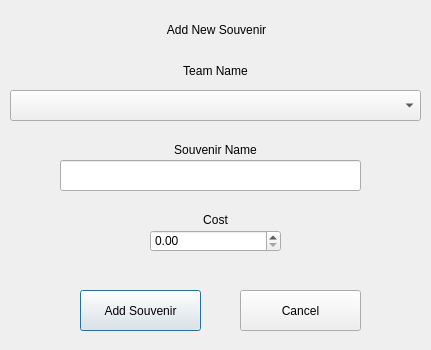
<?xml version="1.0" encoding="UTF-8"?>
<ui version="4.0">
 <class>addSouvenir</class>
 <widget class="QDialog" name="addSouvenir">
  <property name="geometry">
   <rect>
    <x>0</x>
    <y>0</y>
    <width>431</width>
    <height>350</height>
   </rect>
  </property>
  <property name="windowTitle">
   <string>Dialog</string>
  </property>
  <widget class="QWidget" name="widget_addSouvenir" native="true">
   <property name="geometry">
    <rect>
     <x>0</x>
     <y>0</y>
     <width>431</width>
     <height>491</height>
    </rect>
   </property>
   <property name="autoFillBackground">
    <bool>true</bool>
   </property>
   <widget class="QLabel" name="label">
    <property name="geometry">
     <rect>
      <x>6</x>
      <y>20</y>
      <width>421</width>
      <height>20</height>
     </rect>
    </property>
    <property name="text">
     <string>Add New Souvenir</string>
    </property>
    <property name="alignment">
     <set>Qt::AlignCenter</set>
    </property>
   </widget>
   <widget class="QLabel" name="label_addTeameName">
    <property name="geometry">
     <rect>
      <x>0</x>
      <y>60</y>
      <width>431</width>
      <height>21</height>
     </rect>
    </property>
    <property name="font">
     <font>
      <weight>50</weight>
      <bold>false</bold>
     </font>
    </property>
    <property name="text">
     <string>Team Name</string>
    </property>
    <property name="alignment">
     <set>Qt::AlignCenter</set>
    </property>
   </widget>
   <widget class="QComboBox" name="comboBox_addTeamName">
    <property name="geometry">
     <rect>
      <x>10</x>
      <y>90</y>
      <width>411</width>
      <height>31</height>
     </rect>
    </property>
   </widget>
   <widget class="QLabel" name="label_addSouvenirName">
    <property name="geometry">
     <rect>
      <x>0</x>
      <y>140</y>
      <width>431</width>
      <height>20</height>
     </rect>
    </property>
    <property name="font">
     <font>
      <weight>50</weight>
      <bold>false</bold>
     </font>
    </property>
    <property name="text">
     <string>Souvenir Name</string>
    </property>
    <property name="alignment">
     <set>Qt::AlignCenter</set>
    </property>
   </widget>
   <widget class="QLineEdit" name="lineEdit_addSouvenirName">
    <property name="geometry">
     <rect>
      <x>60</x>
      <y>160</y>
      <width>301</width>
      <height>31</height>
     </rect>
    </property>
    <property name="maxLength">
     <number>30</number>
    </property>
    <property name="placeholderText">
     <string/>
    </property>
   </widget>
   <widget class="QLabel" name="label_addSouvenirCost">
    <property name="geometry">
     <rect>
      <x>0</x>
      <y>210</y>
      <width>431</width>
      <height>20</height>
     </rect>
    </property>
    <property name="font">
     <font>
      <weight>50</weight>
      <bold>false</bold>
     </font>
    </property>
    <property name="text">
     <string>Cost</string>
    </property>
    <property name="alignment">
     <set>Qt::AlignCenter</set>
    </property>
   </widget>
   <widget class="QPushButton" name="pushButton_addNewSouvenir">
    <property name="geometry">
     <rect>
      <x>80</x>
      <y>290</y>
      <width>121</width>
      <height>41</height>
     </rect>
    </property>
    <property name="text">
     <string>Add Souvenir</string>
    </property>
   </widget>
   <widget class="QPushButton" name="pushButton_cancelNewSouvenir">
    <property name="geometry">
     <rect>
      <x>240</x>
      <y>290</y>
      <width>121</width>
      <height>41</height>
     </rect>
    </property>
    <property name="text">
     <string>Cancel</string>
    </property>
   </widget>
   <widget class="QDoubleSpinBox" name="doubleSpinBox_cost">
    <property name="geometry">
     <rect>
      <x>150</x>
      <y>230</y>
      <width>131</width>
      <height>22</height>
     </rect>
    </property>
    <property name="decimals">
     <number>2</number>
    </property>
    <property name="maximum">
     <double>1000.990000000000009</double>
    </property>
   </widget>
  </widget>
 </widget>
 <resources/>
 <connections/>
</ui>
